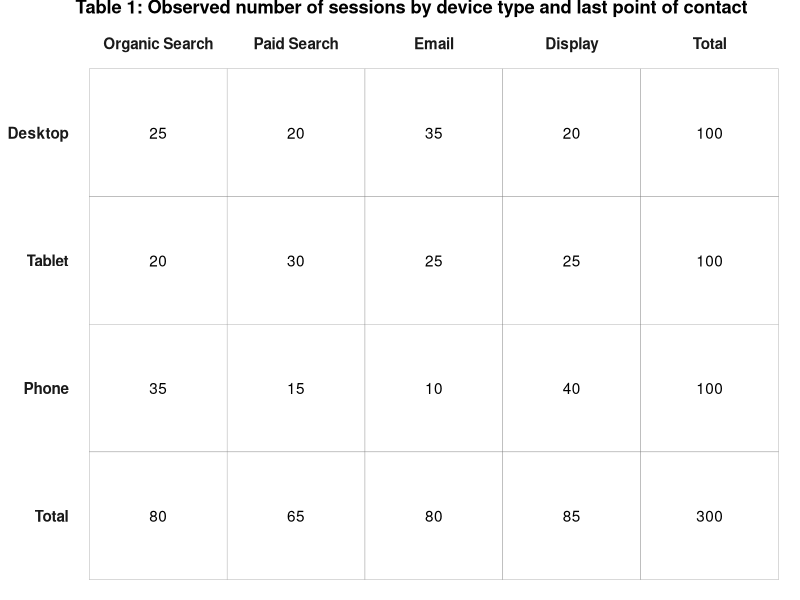
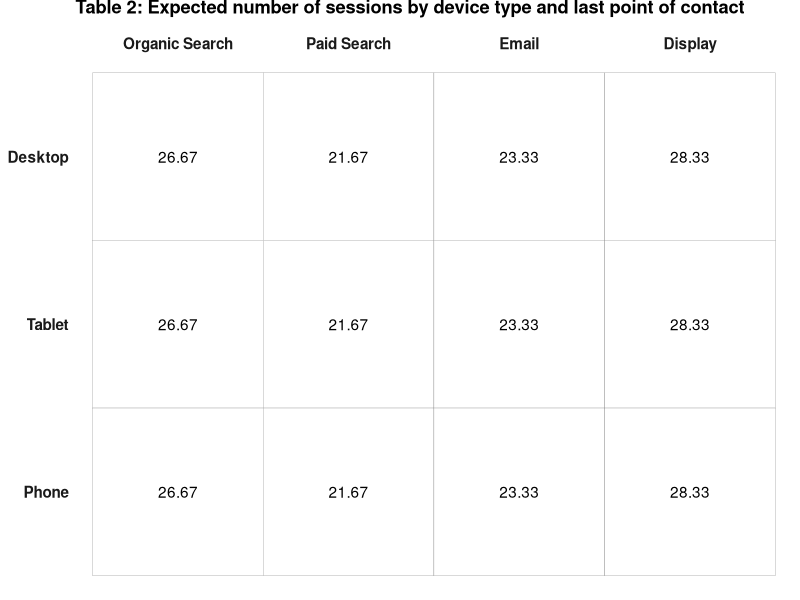
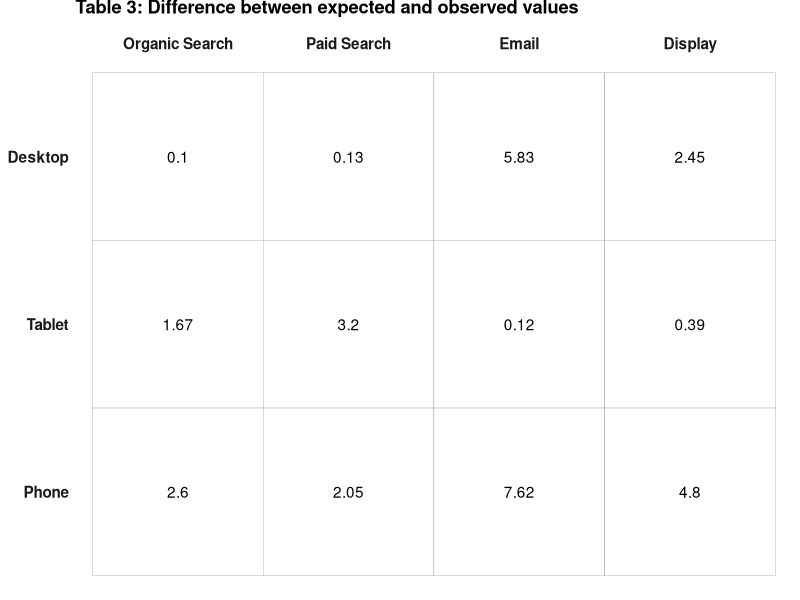

The R script that drew these images, in order:
## ---- chunk 1
knitr::opts_chunk$set(echo = TRUE)
## ---- chunk 2
library(tidyr)
library(dplyr)
library(ggplot2)
library(tools)

order_dc <- c("Total", "Phone", "Tablet", "Desktop")
order_ch <- c("Organic Search", "Paid Search", "Email", "Display", "Total")

df <- data.frame(device_category = c("Desktop", "Tablet", "Phone", "Total"),
                 organic_search = c(25,20,35,80),
                 paid_search = c(20,30,15,65),
                 email = c(35,25,10,80),
                 display = c(20,25,40,85),
                 total = c(100,100,100,300))

df <- gather(df, channel, sessions, organic_search:total) %>%
  mutate(channel = gsub("_"," ",channel)) %>%
  mutate(channel = toTitleCase(channel))

df$device_category <- factor(df$device_category,
                             levels = order_dc)

df$channel <- factor(df$channel,
                             levels = order_ch)

display <- ggplot(df, aes(x=channel, y=device_category)) +
  ggtitle("Table 1: Observed number of sessions by device type and last point of contact") +
  geom_tile(fill = "white", color = "gray50") +
  geom_text(aes(label=sessions)) +
  theme_bw() +
  theme(plot.title = element_text(vjust=3, face="bold"),
    axis.title = element_blank(),
        axis.ticks = element_blank(),
        axis.text = element_text(colour="gray10", size=11, face="bold"),
        panel.grid = element_blank(),
        panel.border = element_blank()
         ) +
  scale_x_discrete(position = "top")

display

## ---- chunk 3

df2 <- filter(df, channel != "Total", device_category != "Total")

df2_tot <- sum(df2$sessions)

df2_ch_tot <- group_by(df2, channel) %>% summarise(ch_total = sum(sessions)) %>% ungroup()
df2_dc_tot <- group_by(df2, device_category) %>% summarise(dc_total = sum(sessions)) %>% ungroup()

df2 <- left_join(df2, df2_ch_tot) %>% left_join(df2_dc_tot) %>%
  mutate(sessions_ev = dc_total/df2_tot * ch_total/df2_tot * df2_tot) %>%
  mutate(sessions_ev_full = sessions_ev) %>%
  mutate(sessions_ev = round(sessions_ev, 2)) %>%
  select(-dc_total, -ch_total)

display <- ggplot(df2, aes(x=channel, y=device_category)) +
  ggtitle("Table 2: Expected number of sessions by device type and last point of contact") +
  geom_tile(fill = "white", color = "gray50") +
  geom_text(aes(label=sessions_ev)) +
  theme_bw() +
  theme(plot.title = element_text(vjust=3, face="bold"),
    axis.title = element_blank(),
        axis.ticks = element_blank(),
        axis.text = element_text(colour="gray10", size=11, face="bold"),
        panel.grid = element_blank(),
        panel.border = element_blank()
         ) +
  scale_x_discrete(position = "top")

display

# We're going to use this down below in our code example
chi_square_example <- select(df2, -sessions_ev, -sessions_ev_full) %>%
  spread(channel, sessions)

## ---- chunk 4

df3 <- df2

df3 <- mutate(df3, diff = (sessions - sessions_ev_full)^2 / sessions_ev) %>%
  mutate(diff = round(diff,2))

display <- ggplot(df3, aes(x=channel, y=device_category)) +
  ggtitle("Table 3: Difference between expected and observed values") +
  geom_tile(fill = "white", color = "gray50") +
  geom_text(aes(label=diff)) +
  theme_bw() +
  theme(plot.title = element_text(vjust=3, face="bold"),
    axis.title = element_blank(),
        axis.ticks = element_blank(),
        axis.text = element_text(colour="gray10", size=11, face="bold"),
        panel.grid = element_blank(),
        panel.border = element_blank()
         ) +
  scale_x_discrete(position = "top")

display

## ---- chunk 5
chi_square_example
## ---- chunk 6
# The [,-1] just gets rid of the row names -- the 1, 2, 3 column
# in the above.
chisq.test(chi_square_example[,-1])
